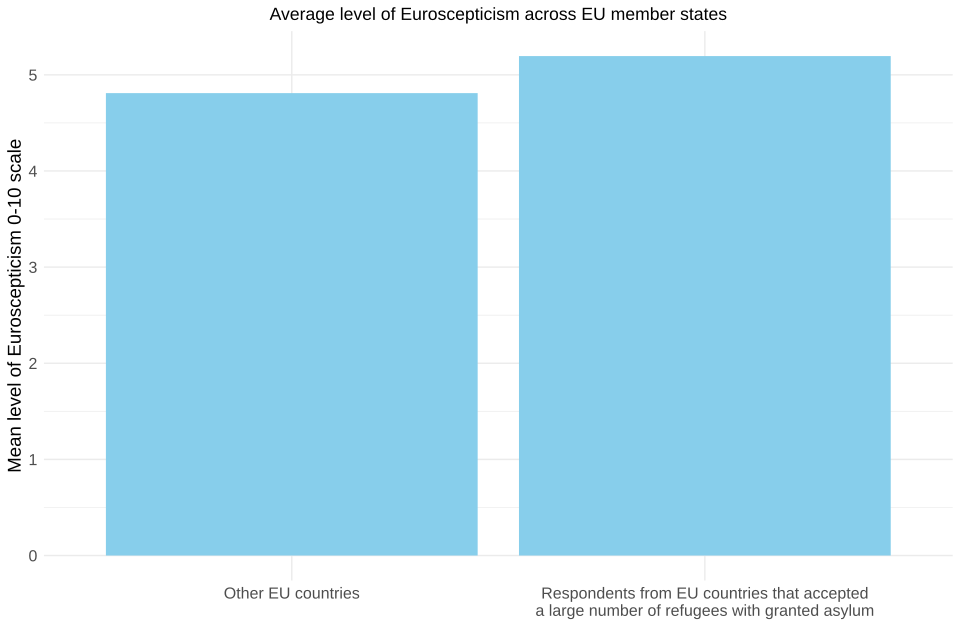

This chart was generated by the following R code:
library(tidyverse)
library(haven)
library(ggplot2)
library(gridExtra)
library(svglite)
library(car)
library(stargazer)

df <- read_csv("./data/ESS8e02_2/ESS8e02_2.csv")

# Selected countries
selected_countries <- c("HU", "DE", "SE", "AT", "IT", "FR", "NL", "BE", "GB", "FI")

# EU countries 
eu_countries <- c("AT", "BE", "BG", "HR", "CY", "CZ", "DK", "EE", "FI", "FR", "DE", "GR", "HU", "IE", "IT", "LV", "LT", "LU", "MT", "NL", "PL", "PT", "RO", "SK", "SI", "ES", "SE")

# Other EU countries that are not selected
other_eu_countries <- setdiff(eu_countries, selected_countries)

df$CountryCategory <- ifelse(df$cntry %in% selected_countries, "Respondents from EU countries that accepted\na large number of refugees with granted asylum", ifelse(df$cntry %in% other_eu_countries, "Other EU countries", NA))

# Remove NA rows (countries that are not in selected or other EU categories)
df <- df[!is.na(df$CountryCategory), ]

df <- subset(df, euftf <= 10)
# we invert the variable such that a larger value indicates more eurosceptism
df$euftf <- 10 - df$euftf

# Calculate averages  
average_euftf <- df %>%
  group_by(CountryCategory) %>%
  summarize(mean_euftf = mean(euftf, na.rm = TRUE))

# Print averages
print(average_euftf)

# Plot averages
plot <- ggplot(average_euftf, aes(x = CountryCategory, y = mean_euftf)) +
  geom_bar(stat="identity", fill = "skyblue") +
  labs(title="Average level of Euroscepticism across EU member states", x="Country Category", y = "Mean level of Euroscepticism 0-10 scale") +
  theme_minimal() +
  theme(
    plot.background = element_rect(fill = "white", colour=NA),  # Transparent plot background
    axis.text.x = element_text(size = 12),          # increase x-axis text size
    axis.text.y = element_text(size = 12),          # increase y-axis text size
    axis.title.y = element_text(size = 14),         # increase y-axis title size
    axis.title.x = element_blank(),
    plot.title = element_text(hjust = 0.5)
  )

print(plot)

ggsave("mean_euroscepticism.svg", plot = plot, dpi = 800, width = 10)


